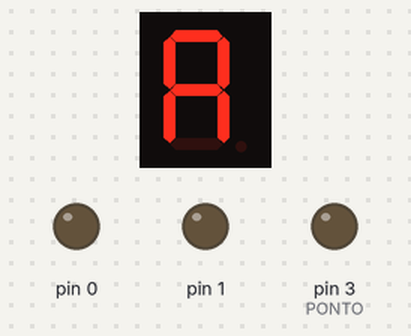
Bench run of a sketch on a simulated Arduino Uno, built with avr-gcc and run on an emulated ATmega328P. Parts: 1-digit seven-segment display, output pins drawn as LEDs (lit = HIGH). Wiring (inferred from the names in the program): 1-digit 7-segment display, segments lit when HIGH: segments pin 6, pin 5, pin 10, pin 11, pin 12, pin 8, pin 9. The segment pins are drawn as the display they are named for; pins used as bus, display or sensor lines are not drawn.

Above: at 1.8 s.
At 6.8 s:
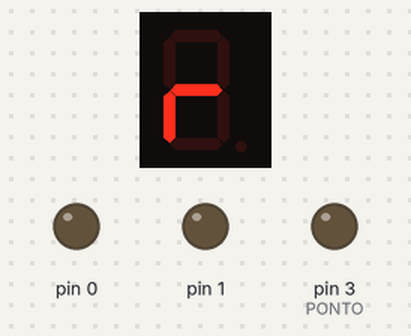
At 9.3 s:
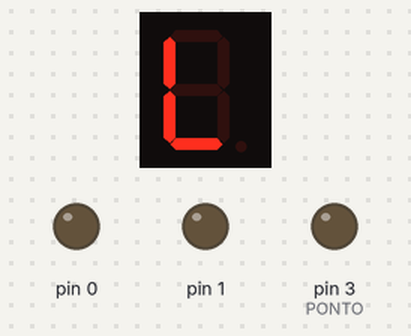
At 13.0 s:
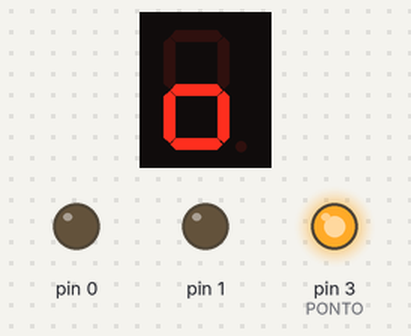
At 22.7 s:
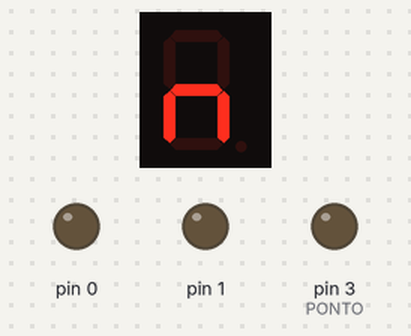
At 32.7 s:
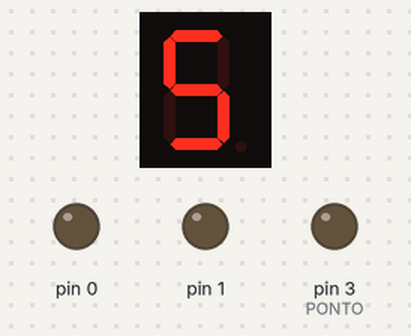
Timing chart, 0 to 40.0 s (numbered marks = the images above):
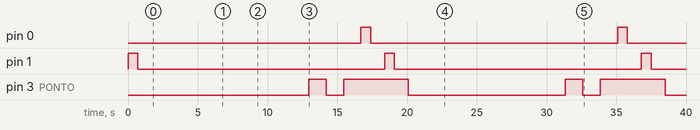

Measured:
- by itself, pin 0, pin 1: alternates HIGH for 0.70 s and LOW for 17.7 s
- by itself, pin 3 (PONTO): LOW → HIGH at 13.0 s, → LOW 1.3 s later, → HIGH 1.3 s later, → LOW 4.7 s later, … (8 changes in this stretch)
- what the display in image 0 shows lasts 2.5 s, from 1.7 s to 4.2 s
- what the display in image 1 shows lasts 1.3 s, from 6.7 s to 8.0 s

The sketch:

04_andr_lucas_projeto_11.ino
```cpp
// Projeto
// Autor: André
// Data: 24-09-2020
// Link: https://www.tinkercad.com/things/jToxyaZdGA7-andre-lucas-projeto-1

const int A = 6;
const int B = 5;
const int C = 10;
const int D = 11;
const int E = 12;
const int F = 8;
const int G = 9;
const int PONTO = 3;
int cont;

void setup()
{
  pinMode(A, OUTPUT);
  pinMode(B, OUTPUT);
  pinMode(C, OUTPUT);
  pinMode(D, OUTPUT);
  pinMode(E, OUTPUT);
  pinMode(F, OUTPUT);
  pinMode(G, OUTPUT);
  pinMode(PONTO, OUTPUT);

  pinMode(1, OUTPUT);
  pinMode(0, OUTPUT);

}

void loop()
{
  for(cont = 0; cont<= 12; cont++)
  {
    switch(cont)
    {
           case 0: //LED Vermelho
      {
  //Acende o led
  digitalWrite(1, HIGH);
  delay(700); // Espera por 700 milissegundos

  //Apaga o led
  digitalWrite(1, LOW);
  delay(1000); // Espera por 1000 milissegundos
      }
           case 1: //A
      {
  digitalWrite(A, HIGH);
  digitalWrite(B, HIGH);
  digitalWrite(C, HIGH);
  digitalWrite(D, LOW);
  digitalWrite(E, HIGH);
  digitalWrite(F, HIGH);
  digitalWrite(G, HIGH);
  digitalWrite(PONTO, LOW);
  delay(1250); // Wait for 1250 millisecond(s)
  break;
      }
           case 2: //n
      {
  digitalWrite(A, LOW);
  digitalWrite(B, LOW);
  digitalWrite(C, HIGH);
  digitalWrite(D, LOW);
  digitalWrite(E, HIGH);
  digitalWrite(F, LOW);
  digitalWrite(G, HIGH);
  digitalWrite(PONTO, LOW);
  delay(1250); // Wait for 1250 millisecond(s)
  break;
      }
           case 3: //d
      {
  digitalWrite(A, LOW);
  digitalWrite(B, HIGH);
  digitalWrite(C, HIGH);
  digitalWrite(D, HIGH);
  digitalWrite(E, HIGH);
  digitalWrite(F, LOW);
  digitalWrite(G, HIGH);
  digitalWrite(PONTO, LOW);
  delay(1250); // Wait for 1250 millisecond(s)
  break;
      }
           case 4: //r
      {
  digitalWrite(A, LOW);
  digitalWrite(B, LOW);
  digitalWrite(C, LOW);
  digitalWrite(D, LOW);
  digitalWrite(E, HIGH);
  digitalWrite(F, LOW);
  digitalWrite(G, HIGH);
  digitalWrite(PONTO, LOW);
  delay(1250); // Wait for 1250 millisecond(s)
  break;
      }
           case 5: //e
      {
  digitalWrite(A, HIGH);
  digitalWrite(B, HIGH);
  digitalWrite(C, LOW);
  digitalWrite(D, HIGH);
  digitalWrite(E, HIGH);
  digitalWrite(F, HIGH);
  digitalWrite(G, HIGH);
  digitalWrite(PONTO, LOW);
  delay(1250); // Wait for 1250 millisecond(s)
  break;
      }
           case 6: //L
      {
  digitalWrite(A, LOW);
  digitalWrite(B, LOW);
  digitalWrite(C, LOW);
  digitalWrite(D, HIGH);
  digitalWrite(E, HIGH);
  digitalWrite(F, HIGH);
  digitalWrite(G, LOW);
  digitalWrite(PONTO, LOW);
  delay(1250); // Wait for 1250 millisecond(s)
  break;
      }
           case 7: //u
      {
  digitalWrite(A, LOW);
  digitalWrite(B, LOW);
  digitalWrite(C, HIGH);
  digitalWrite(D, HIGH);
  digitalWrite(E, HIGH);
  digitalWrite(F, LOW);
  digitalWrite(G, LOW);
  digitalWrite(PONTO, LOW);
  delay(1250); // Wait for 1250 millisecond(s)
  break;
      }

           case 8: //c
      {
  digitalWrite(A, LOW);
  digitalWrite(B, LOW);
  digitalWrite(C, LOW);
  digitalWrite(D, HIGH);
  digitalWrite(E, HIGH);
  digitalWrite(F, LOW);
  digitalWrite(G, HIGH);
  digitalWrite(PONTO, LOW);
  delay(1250); // Wait for 1250 millisecond(s)
  break;
       }
           case 9: //a
      {
  digitalWrite(A, LOW);
  digitalWrite(B, LOW);
  digitalWrite(C, HIGH);
  digitalWrite(D, HIGH);
  digitalWrite(E, HIGH);
  digitalWrite(F, LOW);
  digitalWrite(G, HIGH);
  digitalWrite(PONTO, HIGH);
  delay(1250); // Wait for 1250 millisecond(s)
  break;
      }
           case 10: //s
      {
  digitalWrite(A, HIGH);
  digitalWrite(B, LOW);
  digitalWrite(C, HIGH);
  digitalWrite(D, HIGH);
  digitalWrite(E, LOW);
  digitalWrite(F, HIGH);
  digitalWrite(G, HIGH);
  digitalWrite(PONTO, LOW);
  delay(1250); // Wait for 1250 millisecond(s)
  break;
      }
           case 11: //.
      {
  digitalWrite(A, LOW);
  digitalWrite(B, LOW);
  digitalWrite(C, LOW);
  digitalWrite(D, LOW);
  digitalWrite(E, LOW);
  digitalWrite(F, LOW);
  digitalWrite(G, LOW);
  digitalWrite(PONTO, HIGH);
  delay(1250); // Wait for 1250 millisecond(s)
  break;
      }
           case 12: //LED Azul
      {
  //Acende o led
  digitalWrite(0, HIGH);
  delay(700); // Espera por 700 milissegundos

  //Apaga o led
  digitalWrite(0, LOW);
  delay(1000); // Espera por 1000 milissegundos
      }
    default:
    ;
  }
 }
}
```
